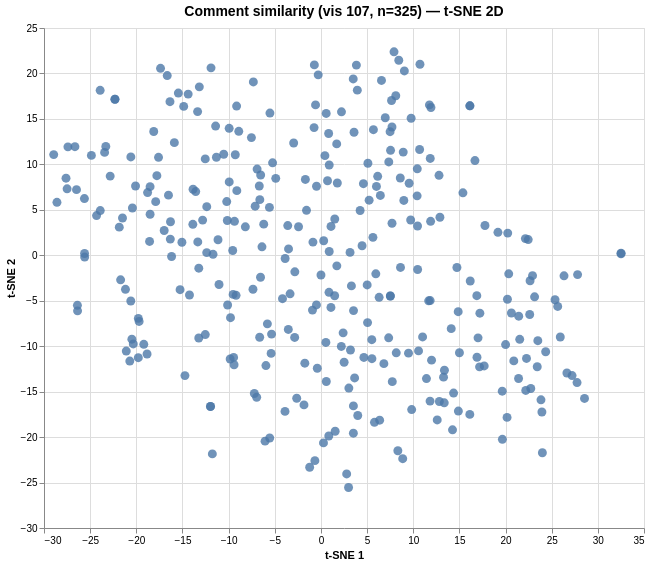

Here is the Vega-Lite specification saved for this chart:
### Vega specification from a JSON file in a GitHub repository (floating-point values rounded to 4 significant figures; data arrays with more than 128 entries replaced by an {"elided": "..."} marker saying what was removed)
{"$schema": "https://vega.github.io/schema/vega/v6.json", "data": [{"name": "param_1e9efca18e7a2868_store"}, {"name": "source_0", "values": {"elided": "325 records"}}, {"name": "source_0_x_domain_dim_1", "values": [{"min": -28.95, "max": 32.51}]}, {"name": "source_0_y_domain_dim_2", "values": [{"min": -25.55, "max": 22.38}]}], "signals": [{"name": "unit", "value": {}, "on": [{"events": "pointermove", "update": "isTuple(group()) ? group() : unit"}]}, {"name": "param_1e9efca18e7a2868", "update": "vlSelectionResolve(\"param_1e9efca18e7a2868_store\", \"union\")"}, {"name": "param_1e9efca18e7a2868_dim_1", "on": [{"events": [{"source": "view", "type": "dblclick"}], "update": "null"}, {"events": {"signal": "param_1e9efca18e7a2868_translate_delta"}, "update": "panLinear(param_1e9efca18e7a2868_translate_anchor.extent_x, -param_1e9efca18e7a2868_translate_delta.x / width)"}, {"events": {"signal": "param_1e9efca18e7a2868_zoom_delta"}, "update": "zoomLinear(domain(\"x\"), param_1e9efca18e7a2868_zoom_anchor.x, param_1e9efca18e7a2868_zoom_delta)"}]}, {"name": "param_1e9efca18e7a2868_dim_2", "on": [{"events": [{"source": "view", "type": "dblclick"}], "update": "null"}, {"events": {"signal": "param_1e9efca18e7a2868_translate_delta"}, "update": "panLinear(param_1e9efca18e7a2868_translate_anchor.extent_y, param_1e9efca18e7a2868_translate_delta.y / height)"}, {"events": {"signal": "param_1e9efca18e7a2868_zoom_delta"}, "update": "zoomLinear(domain(\"y\"), param_1e9efca18e7a2868_zoom_anchor.y, param_1e9efca18e7a2868_zoom_delta)"}]}, {"name": "param_1e9efca18e7a2868_tuple", "on": [{"events": [{"signal": "param_1e9efca18e7a2868_dim_1 || param_1e9efca18e7a2868_dim_2"}], "update": "param_1e9efca18e7a2868_dim_1 && param_1e9efca18e7a2868_dim_2 ? {unit: \"\", fields: param_1e9efca18e7a2868_tuple_fields, values: [param_1e9efca18e7a2868_dim_1,param_1e9efca18e7a2868_dim_2]} : null"}]}, {"name": "param_1e9efca18e7a2868_tuple_fields", "value": [{"field": "dim_1", "channel": "x", "type": "R"}, {"field": "dim_2", "channel": "y", "type": "R"}]}, {"name": "param_1e9efca18e7a2868_translate_anchor", "value": {}, "on": [{"events": [{"source": "scope", "type": "pointerdown"}], "update": "{x: x(unit), y: y(unit), extent_x: domain(\"x\"), extent_y: domain(\"y\")}"}]}, {"name": "param_1e9efca18e7a2868_translate_delta", "value": {}, "on": [{"events": [{"source": "window", "between": [{"source": "scope", "type": "pointerdown"}, {"source": "window", "type": "pointerup"}], "type": "pointermove", "consume": true}], "update": "{x: param_1e9efca18e7a2868_translate_anchor.x - x(unit), y: param_1e9efca18e7a2868_translate_anchor.y - y(unit)}"}]}, {"name": "param_1e9efca18e7a2868_zoom_anchor", "on": [{"events": [{"source": "scope", "consume": true, "type": "wheel"}], "update": "{x: invert(\"x\", x(unit)), y: invert(\"y\", y(unit))}"}]}, {"name": "param_1e9efca18e7a2868_zoom_delta", "on": [{"events": [{"source": "scope", "type": "wheel", "consume": true}], "update": "pow(1.001, event.deltaY * pow(16, event.deltaMode))", "force": true}]}, {"name": "param_1e9efca18e7a2868_modify", "on": [{"events": {"signal": "param_1e9efca18e7a2868_tuple"}, "update": "modify(\"param_1e9efca18e7a2868_store\", param_1e9efca18e7a2868_tuple, true)"}]}], "marks": [{"type": "symbol", "name": "marks", "from": {"data": "source_0"}, "encode": {"update": {"y": {"field": "dim_2", "scale": "y"}, "shape": {"value": "circle"}, "fill": {"value": "#4c78a8"}, "opacity": {"value": 0.8}, "tooltip": {"signal": "{\"Comment #\": format(datum[\"index\"], \"\"), \"Comment\": isValid(datum[\"comment\"]) ? datum[\"comment\"] : \"\"+datum[\"comment\"]}"}, "x": {"field": "dim_1", "scale": "x"}, "size": {"value": 80}}}, "style": ["circle"], "interactive": true, "clip": true}], "scales": [{"name": "x", "type": "linear", "domain": [{"signal": "(data(\"source_0_x_domain_dim_1\")[0] || {}).min"}, {"signal": "(data(\"source_0_x_domain_dim_1\")[0] || {}).max"}], "range": [0, {"signal": "width"}], "zero": true, "nice": true, "domainRaw": {"signal": "param_1e9efca18e7a2868[\"dim_1\"]"}}, {"name": "y", "type": "linear", "domain": [{"signal": "(data(\"source_0_y_domain_dim_2\")[0] || {}).min"}, {"signal": "(data(\"source_0_y_domain_dim_2\")[0] || {}).max"}], "range": [{"signal": "height"}, 0], "domainRaw": {"signal": "param_1e9efca18e7a2868[\"dim_2\"]"}, "nice": true, "zero": true}], "axes": [{"scale": "x", "ticks": false, "zindex": 0, "grid": true, "aria": false, "labels": false, "orient": "bottom", "domain": false, "gridScale": "y", "tickCount": {"signal": "ceil(width/40)"}, "maxExtent": 0, "minExtent": 0}, {"scale": "y", "tickCount": {"signal": "ceil(height/40)"}, "grid": true, "labels": false, "ticks": false, "zindex": 0, "orient": "left", "domain": false, "gridScale": "x", "aria": false, "minExtent": 0, "maxExtent": 0}, {"scale": "x", "title": "t-SNE 1", "tickCount": {"signal": "ceil(width/40)"}, "grid": false, "labelFlush": true, "labelOverlap": true, "zindex": 0, "orient": "bottom"}, {"scale": "y", "title": "t-SNE 2", "grid": false, "labelOverlap": true, "orient": "left", "tickCount": {"signal": "ceil(height/40)"}, "zindex": 0}], "title": {"text": "Comment similarity (vis 107, n=325) — t-SNE 2D", "fontSize": 14, "frame": "group"}, "background": "white", "width": 600, "padding": 5, "height": 500, "style": "cell"}
